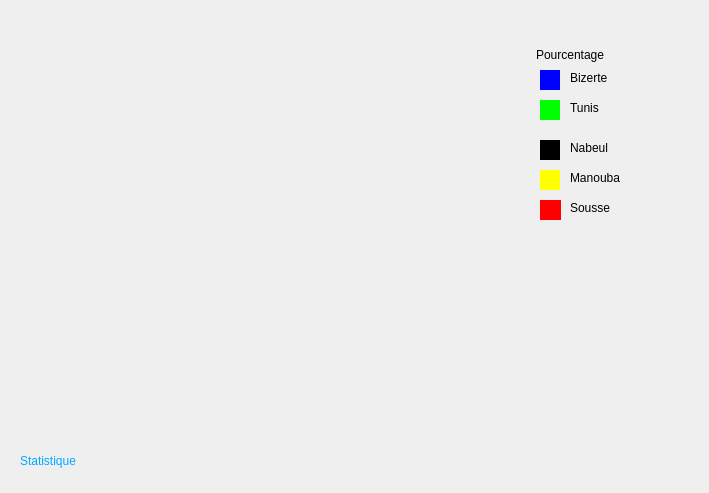
<?xml version="1.0" encoding="UTF-8"?>
<ui version="4.0">
 <class>statistique</class>
 <widget class="QWidget" name="statistique">
  <property name="geometry">
   <rect>
    <x>0</x>
    <y>0</y>
    <width>709</width>
    <height>493</height>
   </rect>
  </property>
  <property name="windowTitle">
   <string>Form</string>
  </property>
  <widget class="QLabel" name="label_8">
   <property name="geometry">
    <rect>
     <x>20</x>
     <y>440</y>
     <width>481</width>
     <height>41</height>
    </rect>
   </property>
   <property name="styleSheet">
    <string notr="true">font: 18pt &quot;MS Shell Dlg 2&quot;;
color: rgb(0, 170, 255);</string>
   </property>
   <property name="text">
    <string>Statistique</string>
   </property>
  </widget>
  <widget class="QLabel" name="label_4">
   <property name="geometry">
    <rect>
     <x>570</x>
     <y>140</y>
     <width>131</width>
     <height>16</height>
    </rect>
   </property>
   <property name="styleSheet">
    <string notr="true">font: 12pt &quot;MS Shell Dlg 2&quot;;</string>
   </property>
   <property name="text">
    <string>Nabeul</string>
   </property>
  </widget>
  <widget class="QWidget" name="widget_5" native="true">
   <property name="geometry">
    <rect>
     <x>540</x>
     <y>100</y>
     <width>20</width>
     <height>20</height>
    </rect>
   </property>
   <property name="styleSheet">
    <string notr="true">background-color: rgb(0, 255, 0);</string>
   </property>
  </widget>
  <widget class="QWidget" name="widget" native="true">
   <property name="geometry">
    <rect>
     <x>540</x>
     <y>70</y>
     <width>20</width>
     <height>20</height>
    </rect>
   </property>
   <property name="styleSheet">
    <string notr="true">background-color: rgb(0, 0, 255);</string>
   </property>
  </widget>
  <widget class="QWidget" name="widget_4" native="true">
   <property name="geometry">
    <rect>
     <x>540</x>
     <y>170</y>
     <width>20</width>
     <height>20</height>
    </rect>
   </property>
   <property name="styleSheet">
    <string notr="true">background-color: rgb(0, 255, 0);
background-color: rgb(255, 255, 0);</string>
   </property>
  </widget>
  <widget class="QWidget" name="widget_2" native="true">
   <property name="geometry">
    <rect>
     <x>540</x>
     <y>140</y>
     <width>20</width>
     <height>20</height>
    </rect>
   </property>
   <property name="styleSheet">
    <string notr="true">background-color: rgb(0, 0, 0);</string>
   </property>
  </widget>
  <widget class="QWidget" name="widget_3" native="true">
   <property name="geometry">
    <rect>
     <x>540</x>
     <y>200</y>
     <width>21</width>
     <height>20</height>
    </rect>
   </property>
   <property name="styleSheet">
    <string notr="true">background-color: rgb(0, 255, 0);
background-color: rgb(255, 0, 0);</string>
   </property>
  </widget>
  <widget class="QLabel" name="label_2">
   <property name="geometry">
    <rect>
     <x>570</x>
     <y>70</y>
     <width>111</width>
     <height>16</height>
    </rect>
   </property>
   <property name="styleSheet">
    <string notr="true">font: 12pt &quot;MS Shell Dlg 2&quot;;</string>
   </property>
   <property name="text">
    <string>Bizerte</string>
   </property>
  </widget>
  <widget class="QLabel" name="label_5">
   <property name="geometry">
    <rect>
     <x>570</x>
     <y>170</y>
     <width>111</width>
     <height>16</height>
    </rect>
   </property>
   <property name="styleSheet">
    <string notr="true">font: 12pt &quot;MS Shell Dlg 2&quot;;</string>
   </property>
   <property name="text">
    <string>Manouba</string>
   </property>
  </widget>
  <widget class="QLabel" name="label_6">
   <property name="geometry">
    <rect>
     <x>570</x>
     <y>200</y>
     <width>111</width>
     <height>16</height>
    </rect>
   </property>
   <property name="styleSheet">
    <string notr="true">font: 12pt &quot;MS Shell Dlg 2&quot;;</string>
   </property>
   <property name="text">
    <string>Sousse</string>
   </property>
  </widget>
  <widget class="QLabel" name="label">
   <property name="geometry">
    <rect>
     <x>536</x>
     <y>39</y>
     <width>131</width>
     <height>31</height>
    </rect>
   </property>
   <property name="styleSheet">
    <string notr="true">font: 75 italic 14pt &quot;Arial&quot;;</string>
   </property>
   <property name="text">
    <string>Pourcentage</string>
   </property>
  </widget>
  <widget class="QLabel" name="label_3">
   <property name="geometry">
    <rect>
     <x>570</x>
     <y>100</y>
     <width>111</width>
     <height>16</height>
    </rect>
   </property>
   <property name="styleSheet">
    <string notr="true">font: 12pt &quot;MS Shell Dlg 2&quot;;</string>
   </property>
   <property name="text">
    <string>Tunis</string>
   </property>
  </widget>
 </widget>
 <resources/>
 <connections/>
</ui>
